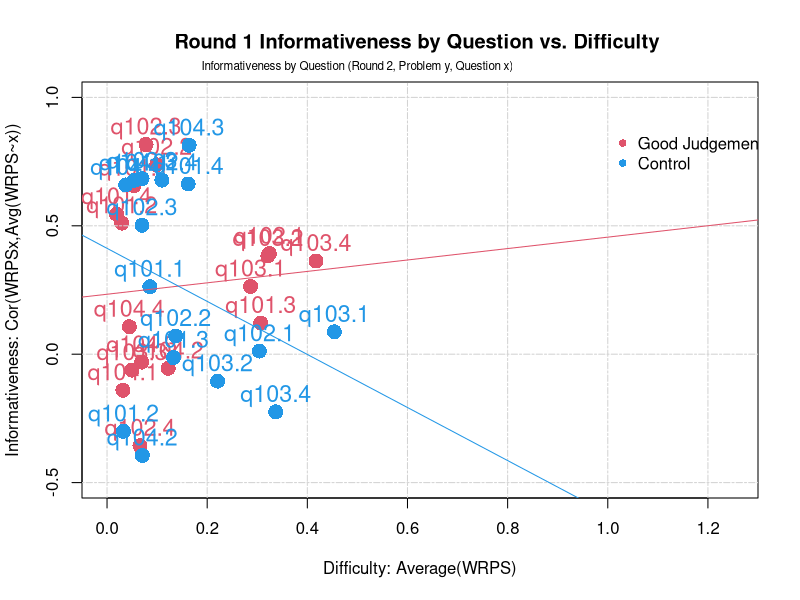
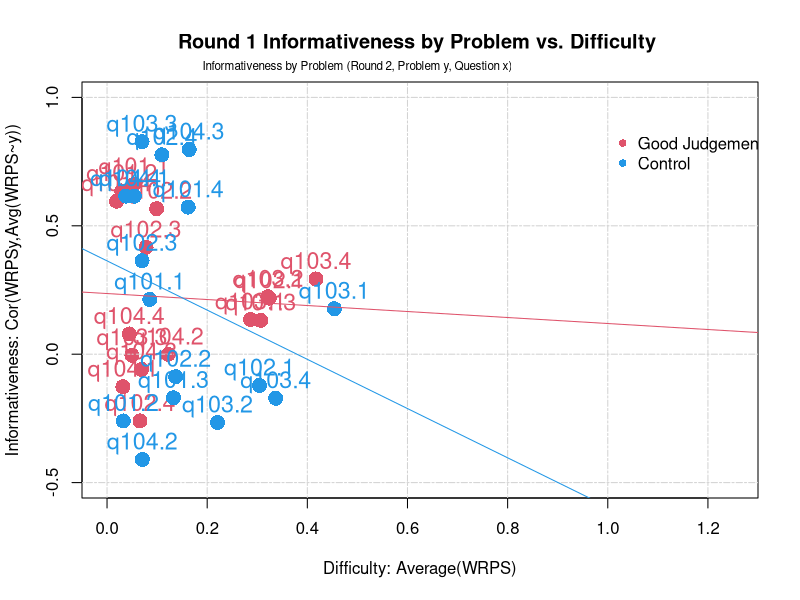
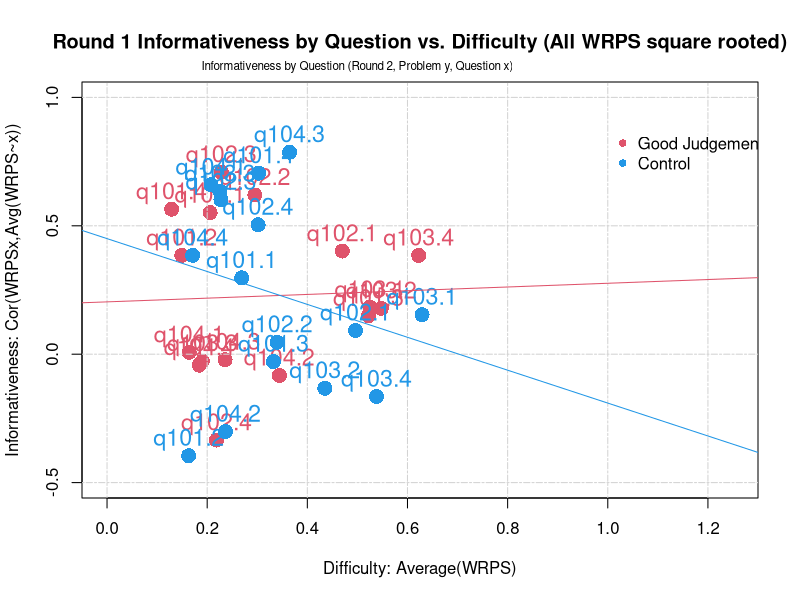
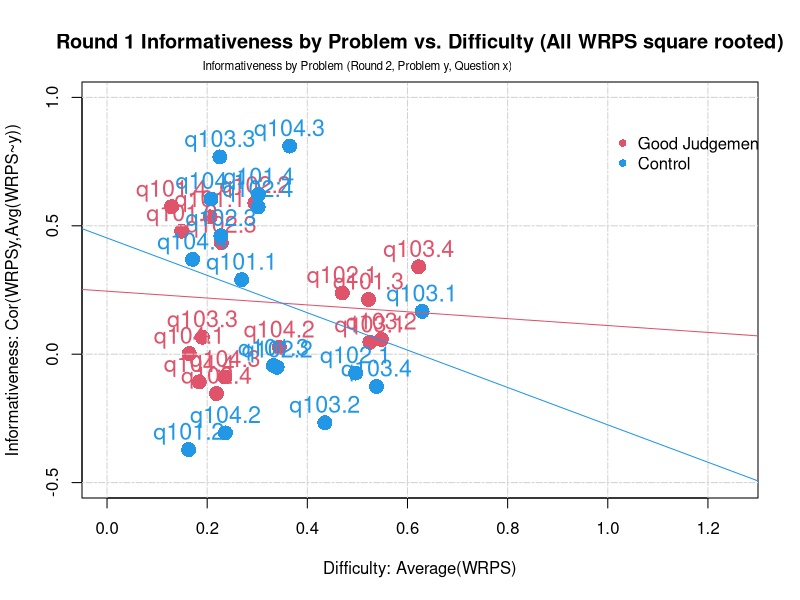
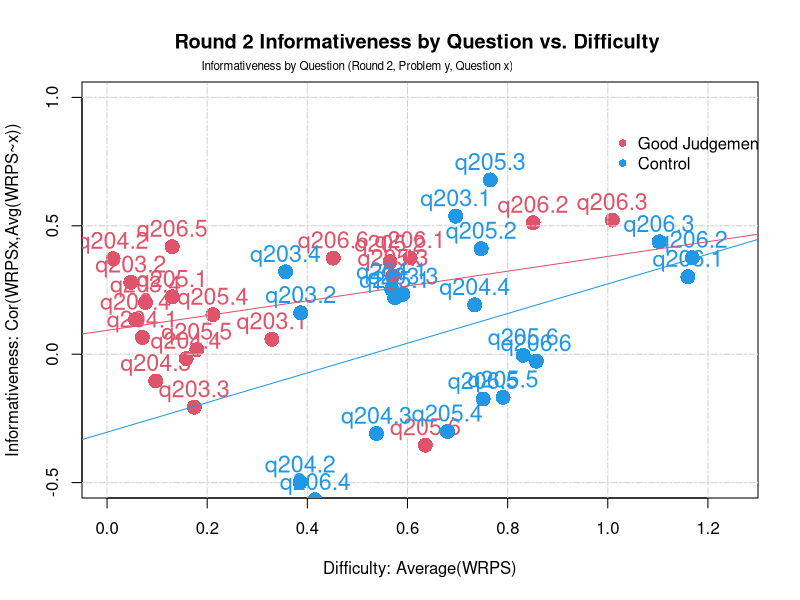
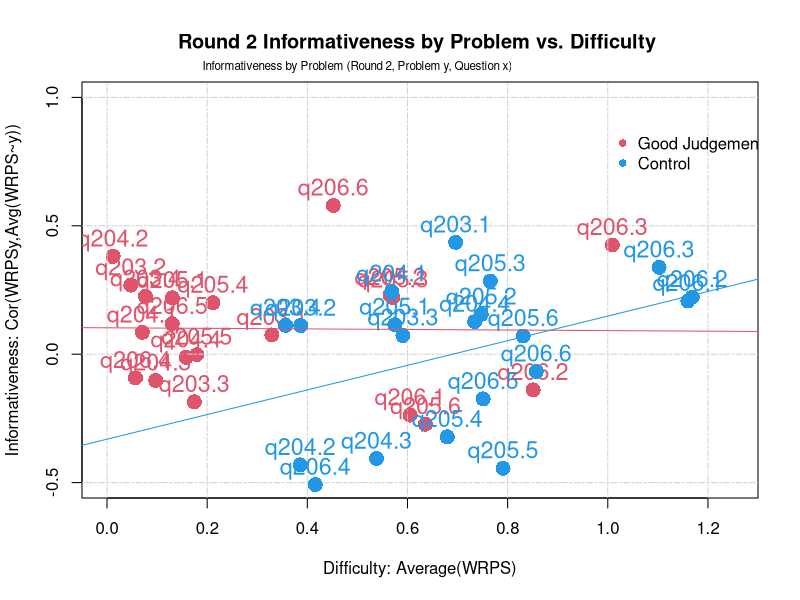
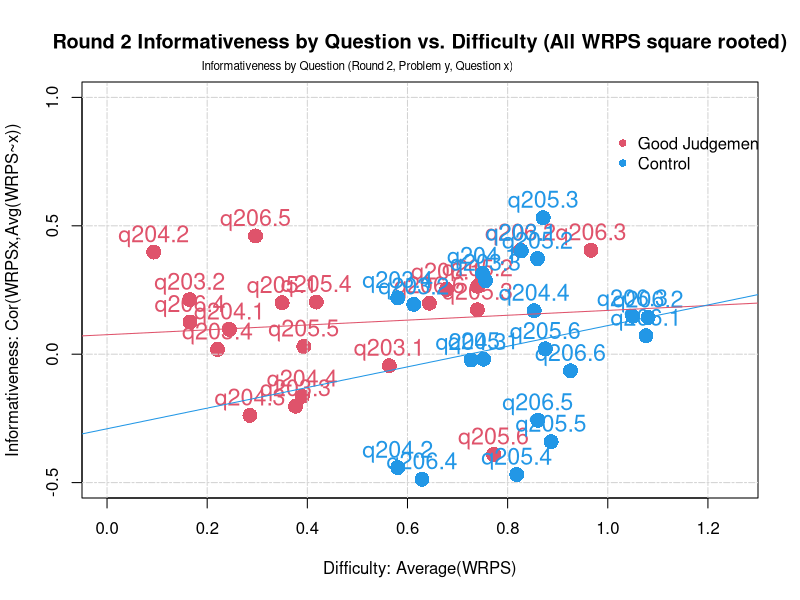
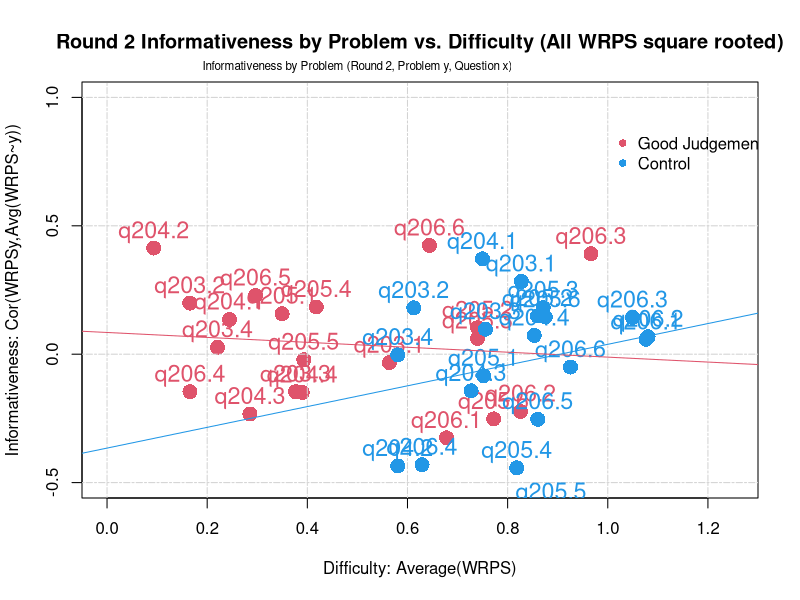

Generate these figures, in order, with R:
###############################################
#
#
#get data by rounds
#make sure data is in format:
#col 1: forecaster/team
#col 2-n labels: question numbers as you want them to appear on graph
#data = WRPS scores
#p_starts are the columns where each successive problem starts in data

gjudgedataR1 <- read.csv("InformativenessVsDifficultyR1 - GJudge.csv", row.names=1)
controldataR1 <- read.csv("InformativenessVsDifficultyR1 - Control.csv", row.names=1)
p_startsR1 = c(1,5,9,13)

gjudgedataR2 <- read.csv("InformativenessVsDifficultyR2 - GJudge.csv", row.names=1)
controldataR2 <- read.csv("InformativenessVsDifficultyR2 - Control.csv", row.names=1)
p_startsR2 = c(1,5,9,15)

round1 = list("data" = list("gjudge" = gjudgedataR1,"control" = controldataR1,"p_starts" = c(p_startsR1,length(gjudgedataR1)+1),"Round" = "Round 1",'sqrt'=''))
round2 = list("data" = list("gjudge" = gjudgedataR2,"control" = controldataR2,"p_starts" = c(p_startsR2,length(gjudgedataR2)+1),"Round" = "Round 2",'sqrt'=''))

#
#
###############################################


#find means of each question score
get_difficulties = function(round_data){
  for (i in 1:2){
    round_data[[i]]$gjudge_difficulty = apply(round_data[[i]]$gjudge[,],2,mean)
    round_data[[i]]$control_difficulty = apply(round_data[[i]]$control[,],2,mean)
  }
  return(round_data)
}

#get means of all other questions by forecaster/team by question
get_means_by_question = function(round_data){
  for (i in 1:2){
    round_data[[i]]$gjudge_difficulty_Qx = round_data[[i]]$gjudge
    for (j in 1:length(round_data[[i]]$gjudge)){
      round_data[[i]]$gjudge_difficulty_Qx[,j] = apply(round_data[[i]]$gjudge[,-j],1,mean)
    }
    round_data[[i]]$control_difficulty_Qx = round_data[[i]]$control
    for (j in 1:length(round_data[[i]]$control)){
      round_data[[i]]$control_difficulty_Qx[,j] = apply(round_data[[i]]$control[,-j],1,mean)
    }
  }
  return(round_data)
}

#get means of all other questions by forecaster/team by problem
get_means_by_problem = function(round_data){
  for (i in 1:2){
    round_data[[i]]$p_lengths = round_data[[i]]$p_starts[-1]-round_data[[i]]$p_starts[-length(round_data[[i]]$p_starts)]
    
    round_data[[i]]$gjudge_difficulty_Px = round_data[[i]]$gjudge
    for (j in 1:length(round_data[[i]]$p_lengths)){
      round_data[[i]]$gjudge_difficulty_Px[,round_data[[i]]$p_starts[j]:(round_data[[i]]$p_starts[j]+round_data[[i]]$p_lengths[j]-1)] =
        apply(round_data[[i]]$gjudge[,-c(round_data[[i]]$p_starts[j]:(round_data[[i]]$p_starts[j]+round_data[[i]]$p_lengths[j]-1))],1,mean)
    }
    
    round_data[[i]]$control_difficulty_Px = round_data[[i]]$control
    for (j in 1:length(round_data[[i]]$p_lengths)){
      round_data[[i]]$control_difficulty_Px[,round_data[[i]]$p_starts[j]:(round_data[[i]]$p_starts[j]+round_data[[i]]$p_lengths[j]-1)] =
        apply(round_data[[i]]$control[,-c(round_data[[i]]$p_starts[j]:(round_data[[i]]$p_starts[j]+round_data[[i]]$p_lengths[j]-1))],1,mean)
    }
  }
  return(round_data)
}

#correlate scores to means of all other questions/problems
#Could be simplified more to remove repetition
get_informativeness = function(round_data){
  for (i in 1:2){
    round_data[[i]]$gjudge_informativeness_Qx = round_data[[i]]$gjudge_difficulty
    for (j in 1:length(round_data[[i]]$gjudge)){
      round_data[[i]]$gjudge_informativeness_Qx[j] = cor(round_data[[i]]$gjudge[,j],round_data[[i]]$gjudge_difficulty_Qx[,j])
    } 
    round_data[[i]]$gjudge_informativeness_Px = round_data[[i]]$gjudge_difficulty
    for (j in 1:length(round_data[[i]]$gjudge)){
      round_data[[i]]$gjudge_informativeness_Px[j] = cor(round_data[[i]]$gjudge[,j],round_data[[i]]$gjudge_difficulty_Px[,j])
    } 
    round_data[[i]]$control_informativeness_Qx = round_data[[i]]$control_difficulty
    for (j in 1:length(round_data[[i]]$control)){
      round_data[[i]]$control_informativeness_Qx[j] = cor(round_data[[i]]$control[,j],round_data[[i]]$control_difficulty_Qx[,j])
    } 
    round_data[[i]]$control_informativeness_Px = round_data[[i]]$control_difficulty
    for (j in 1:length(round_data[[i]]$control)){
      round_data[[i]]$control_informativeness_Px[j] = cor(round_data[[i]]$control[,j],round_data[[i]]$control_difficulty_Px[,j])
    }
  }
  return(round_data)
}


#does the above in order
prepare_data = function(round_data){
  #grab sqrts first here
  round_data$data_sqrt = round_data$data
  round_data$data_sqrt$sqrt = '(All WRPS square rooted)'
  round_data$data_sqrt$gjudge = sqrt(round_data$data_sqrt$gjudge)
  round_data$data_sqrt$control = sqrt(round_data$data_sqrt$control)

  round_data = get_difficulties(round_data)
  round_data = get_means_by_question(round_data)
  round_data = get_means_by_problem(round_data)
  round_data = get_informativeness(round_data)
  
  return(round_data)  
}

#creates and saves 4 graphs per run of informativeness vs difficulty
generate_graph = function(round_data){
  #repetition for Q vs P balancing
  for (i in 1:2){
    title = paste(round_data[[i]]$Round,"Informativeness by Question vs. Difficulty",round_data[[i]]$sqrt)
    png(title,width = 1000,height = 700)
    plot(round_data[[i]]$gjudge_difficulty,round_data[[i]]$gjudge_informativeness_Qx,main=title,
         col = 2,xlab = 'Difficulty: Average(WRPS)',ylab = 'Informativeness: Cor(WRPSx,Avg(WRPS~x))',
         xlim=c(0,1.25),ylim=c(-.5,1),pch=16,cex=2)
    mtext("Informativeness by Question (Round 2, Problem y, Question x)",side=3,line=0.4,at=.5,adj=0.5,cex=.7)
    grid (NULL,NULL, lty = 6)
    text(round_data[[i]]$gjudge_difficulty,round_data[[i]]$gjudge_informativeness_Qx+.06,labels = colnames(round_data[[i]]$gjudge),col=2,cex=1.4)
    points(round_data[[i]]$control_difficulty,round_data[[i]]$control_informativeness_Qx,col=4,pch=16,cex=2)
    text(round_data[[i]]$control_difficulty,round_data[[i]]$control_informativeness_Qx+.06,labels = colnames(round_data[[i]]$control),col=4,cex=1.4)
    abline(lm(round_data[[i]]$gjudge_informativeness_Qx~round_data[[i]]$gjudge_difficulty),col=2)
    abline(lm(round_data[[i]]$control_informativeness_Qx~round_data[[i]]$control_difficulty),col=4)
    legend(x=1,y=.9,legend=c("Good Judgement","Control"),col=c(2,4),pch=16,bty='n')
    dev.off()
    
    title = paste(round_data[[i]]$Round,"Informativeness by Problem vs. Difficulty",round_data[[i]]$sqrt)
    png(title,width = 1000,height = 700)
    plot(round_data[[i]]$gjudge_difficulty,round_data[[i]]$gjudge_informativeness_Px,main=title,
         col = 2,xlab = 'Difficulty: Average(WRPS)',ylab = 'Informativeness: Cor(WRPSy,Avg(WRPS~y))',
         xlim=c(0,1.25),ylim=c(-.5,1),pch=16,cex=2)
    mtext("Informativeness by Problem (Round 2, Problem y, Question x)",side=3,line=0.4,at=.5,adj=0.5,cex=.7)
    grid (NULL,NULL, lty = 6)
    text(round_data[[i]]$gjudge_difficulty,round_data[[i]]$gjudge_informativeness_Px+.06,labels = colnames(round_data[[i]]$gjudge),col=2,cex=1.4)
    points(round_data[[i]]$control_difficulty,round_data[[i]]$control_informativeness_Px,col=4,pch=16,cex=2)
    text(round_data[[i]]$control_difficulty,round_data[[i]]$control_informativeness_Px+.06,labels = colnames(round_data[[i]]$control),col=4,cex=1.4)
    abline(lm(round_data[[i]]$gjudge_informativeness_Px~round_data[[i]]$gjudge_difficulty),col=2)
    abline(lm(round_data[[i]]$control_informativeness_Px~round_data[[i]]$control_difficulty),col=4)
    legend(x=1,y=.9,legend=c("Good Judgement","Control"),col=c(2,4),pch=16,bty='n')
    dev.off()
    
  }
}

create_graphs = function(round_data){
  round_data = prepare_data(round_data)
  generate_graph(round_data)
  return(round_data)
}



round1 = create_graphs(round1)
round2 = create_graphs(round2)



